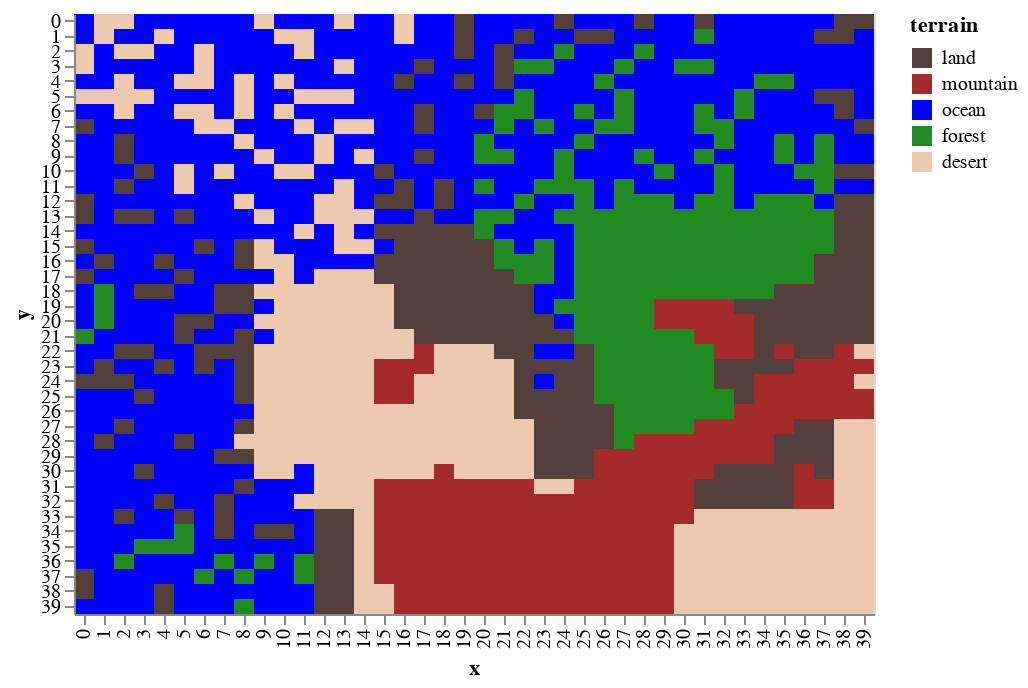

Write notebook code for a chart like this one.
### Markdown cell above
The amount of rainfal in the world determines if the area will become a forest or a desert. This can be set from the `landscape` parameters.

### Code cell
world.df_features['terrain'] = world.df_features.apply(lambda x: w.set_ecology(x,landscape),axis =1 )
draw.drawterrainadvanced(world.df_features)

### Figure 1 — Vega-Lite specification as saved in the notebook (floating-point values rounded to 4 significant figures; data arrays with more than 128 entries replaced by an {"elided": "..."} marker saying what was removed)
{"$schema": "https://vega.github.io/schema/vega-lite/v2.6.0.json", "config": {"view": {"height": 300, "width": 400}}, "data": {"name": "data-c05723f0d8e5834f15d1faeb9033b557"}, "datasets": {"data-c05723f0d8e5834f15d1faeb9033b557": {"elided": "1600 records"}}, "encoding": {"color": {"field": "terrain", "scale": {"domain": ["land", "mountain", "ocean", "forest", "desert"], "range": ["#53403B", "brown", "blue", "#228b22", "#edc9af"]}, "type": "nominal"}, "x": {"field": "x", "type": "ordinal"}, "y": {"field": "y", "type": "ordinal"}}, "mark": "rect"}
